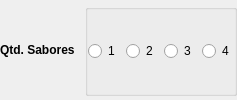
                      <widget class="QFrame" name="frame_qtd_sabores">
                       <property name="frameShape">
                        <enum>QFrame::NoFrame</enum>
                       </property>
                       <property name="frameShadow">
                        <enum>QFrame::Raised</enum>
                       </property>
                       <layout class="QHBoxLayout" name="horizontalLayout_9">
                        <property name="spacing">
                         <number>10</number>
                        </property>
                        <property name="leftMargin">
                         <number>0</number>
                        </property>
                        <property name="topMargin">
                         <number>4</number>
                        </property>
                        <property name="rightMargin">
                         <number>0</number>
                        </property>
                        <property name="bottomMargin">
                         <number>4</number>
                        </property>
                        <item>
                         <widget class="QLabel" name="label_sabores">
                          <property name="font">
                           <font>
                            <bold>true</bold>
                           </font>
                          </property>
                          <property name="text">
                           <string>Qtd. Sabores</string>
                          </property>
                         </widget>
                        </item>
                        <item>
                         <widget class="QGroupBox" name="groupBox">
                          <property name="title">
                           <string/>
                          </property>
                          <layout class="QHBoxLayout" name="horizontalLayout_29">
                           <property name="leftMargin">
                            <number>0</number>
                           </property>
                           <property name="rightMargin">
                            <number>0</number>
                           </property>
                           <item>
                            <widget class="QRadioButton" name="radio_button_1">
                             <property name="text">
                              <string>1</string>
                             </property>
                            </widget>
                           </item>
                           <item>
                            <widget class="QRadioButton" name="radio_button_2">
                             <property name="text">
                              <string>2</string>
                             </property>
                            </widget>
                           </item>
                           <item>
                            <widget class="QRadioButton" name="radio_button_3">
                             <property name="text">
                              <string>3</string>
                             </property>
                            </widget>
                           </item>
                           <item>
                            <widget class="QRadioButton" name="radio_button_4">
                             <property name="text">
                              <string>4</string>
                             </property>
                            </widget>
                           </item>
                          </layout>
                         </widget>
                        </item>
                       </layout>
                      </widget>
